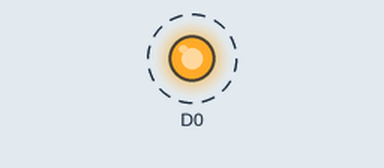
Bench run of a sketch on a simulated ESP8266 (Wemos D1 mini). Shown: output pins drawn as LEDs (lit = HIGH). Dashed ring = blinking.

Above: at 0.2 s.
Timing chart, 0 to 3.0 s (numbered marks = the images above):
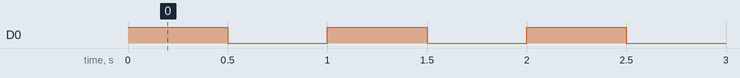

Measured:
- by itself, D0: alternates HIGH for 0.50 s and LOW for 0.50 s

The sketch:

test_led.ino
```cpp
//Wemos D1 R2
//Test LED
//lampeggia freq 1 hz
//Corrispondenze GROVE>WEMOS D2>D0, D3>D1, D4>D2, D5>D3, D6>D4, D7>D5, D8>D6
void setup() {
  pinMode(D0,OUTPUT);
}

void loop() {
  digitalWrite(D0,HIGH);
  delay(500);
  digitalWrite(D0,LOW);
  delay(500);
}
```
